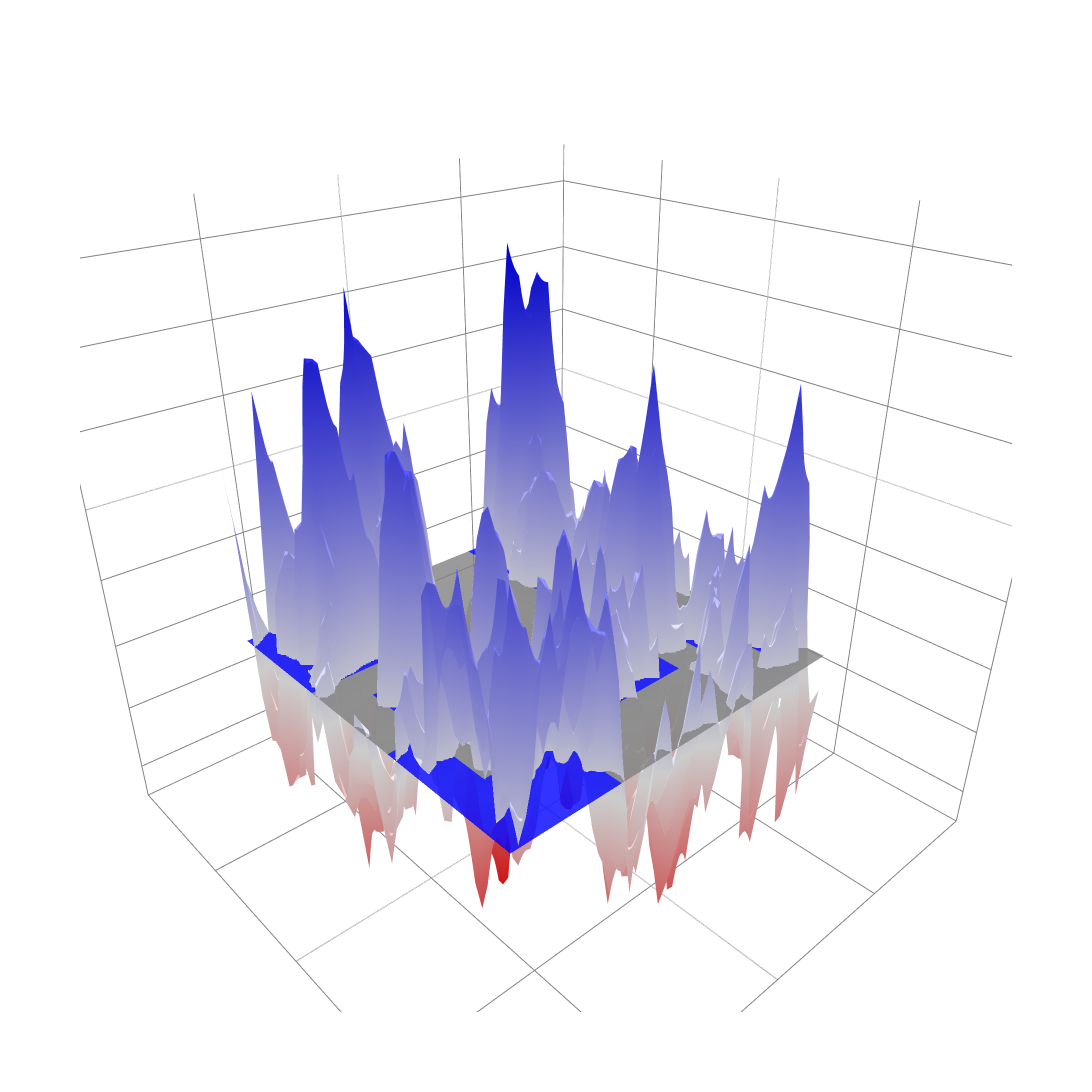

Notebook cell for this chart:
### Code cell
import numpy as np
import plotly.graph_objects as go
from scipy.spatial.distance import cdist
from scipy.special import kv, gamma

np.random.seed(421)

def matern_covariance(X, nu=3, length_scale=0.2, sigma=6.0):
    """
    Compute the Matern covariance matrix for an array X of 2D points.
    """
    dists = cdist(X, X, metric='euclidean')
    if nu == 0.5:
        cov = sigma**2 * np.exp(-dists / length_scale)
    elif nu == 1.5:
        sqrt3 = np.sqrt(3)
        cov = sigma**2 * (1 + sqrt3 * dists / length_scale) * np.exp(-sqrt3 * dists / length_scale)
    elif nu == 2.5:
        sqrt5 = np.sqrt(5)
        cov = sigma**2 * (1 + sqrt5 * dists / length_scale + 5 * dists**2/(3*length_scale**2)) * np.exp(-sqrt5 * dists / length_scale)
    else:
        factor = np.sqrt(2 * nu) * dists / length_scale
        cov = sigma**2 * (2**(1 - nu) / gamma(nu)) * (factor)**nu * kv(nu, factor)
        cov[dists == 0.0] = sigma**2
    return cov

# 1. Generate the dense GP on a 51×51 grid over [0,1]².
grid_points_dense = 51
x_dense = np.linspace(0, 1, grid_points_dense)
y_dense = np.linspace(0, 1, grid_points_dense)
X_dense, Y_dense = np.meshgrid(x_dense, y_dense)
dense_points = np.column_stack([X_dense.ravel(), Y_dense.ravel()])

cov_dense = matern_covariance(dense_points, nu=1.0, length_scale=0.1, sigma=7.0)
mean_dense = np.zeros(dense_points.shape[0])
gp_sample_dense = np.random.multivariate_normal(mean_dense, cov_dense)
gp_surface = gp_sample_dense.reshape(grid_points_dense, grid_points_dense)

# Create the GP surface trace.
zmin = gp_surface.min()
zmax = gp_surface.max()
surface_trace = go.Surface(
    x=X_dense,
    y=Y_dense,
    z=gp_surface,
    colorscale=[[0, 'red'], [0.5, 'white'], [1, 'blue']],
    cmin=zmin,
    cmax=zmax,
    opacity=1.0,
    showscale=False
)

# 2. Compute the coarse grid for the flat checkerboard.
grid_points_coarse = 10
x_edges = np.linspace(0, 1, grid_points_coarse + 1)
y_edges = np.linspace(0, 1, grid_points_coarse + 1)
coarse_colors = []

for i in range(grid_points_coarse):
    for j in range(grid_points_coarse):
        # Get indices of dense grid points falling within the cell.
        ix = np.where((x_dense >= x_edges[i]) & (x_dense < x_edges[i+1]))[0]
        iy = np.where((y_dense >= y_edges[j]) & (y_dense < y_edges[j+1]))[0]
        if i == grid_points_coarse - 1:
            ix = np.where((x_dense >= x_edges[i]) & (x_dense <= x_edges[i+1]))[0]
        if j == grid_points_coarse - 1:
            iy = np.where((y_dense >= y_edges[j]) & (y_dense <= y_edges[j+1]))[0]
        cell_values = gp_surface[np.ix_(iy, ix)]
        avg_val = np.mean(cell_values)
        # Choose color: grey for negative, blue for positive.
        if avg_val < 0:
            coarse_colors.append("rgb(128,128,128)")
        else:
            coarse_colors.append("rgb(0,0,255)")

# 3. Create a flat checkerboard by adding a Mesh3d trace per cell.
checkerboard_traces = []
# For each cell, define its four corners at z=0.
for idx, (i, j) in enumerate([(i, j) for i in range(grid_points_coarse) for j in range(grid_points_coarse)]):
    x_cell = [x_edges[i], x_edges[i+1], x_edges[i+1], x_edges[i]]
    y_cell = [y_edges[j], y_edges[j], y_edges[j+1], y_edges[j+1]]
    z_cell = [0, 0, 0, 0]
    # Split the quadrilateral into two triangles.
    mesh_trace = go.Mesh3d(
        x=x_cell,
        y=y_cell,
        z=z_cell,
        i=[0, 0],
        j=[1, 2],
        k=[2, 3],
        color=coarse_colors[idx],
        opacity=0.8,
        flatshading=True,
        showscale=False
    )
    checkerboard_traces.append(mesh_trace)

# 4. Create the figure with the GP surface and the checkerboard traces.
fig = go.Figure(data=[surface_trace] + checkerboard_traces)

# 5. Update layout to zoom in and remove the legend.
# Here we adjust the camera and axis ranges for a closer view.
fig.update_layout(
    showlegend=False,
    width=1500,
    height=1500,     
    scene=dict(
        xaxis=dict(range=[-1, 1], title="", backgroundcolor="white" , showticklabels=False, gridcolor="gray"),   
        yaxis=dict(range=[-1, 1], title="", backgroundcolor="white" , showticklabels=False, gridcolor="gray"),
        zaxis=dict(range=[zmin-2, zmax+0.1], title="",backgroundcolor="white" , showticklabels=False, gridcolor="gray"),
        camera=dict(
            eye=dict(x=1.0, y=1.1, z=0.8),
            center=dict(x=0, y=0, z=0)
        )
    )
)
fig.update_yaxes(automargin=True)
fig.update_xaxes(automargin=True)
# 6. Save the figure to a PDF file.
fig.write_image("gp_surface.pdf", width=1200, height=1200)

# And display the figure in your interactive environment.
fig.show()

### Figure 1 — Plotly figure (JSON) as saved in the notebook; plotly's stock layout.template omitted (floating-point values rounded to 4 significant figures; data arrays with more than 128 entries replaced by an {"elided": "..."} marker saying what was removed)
{"data": [{"cmax": 17.54, "cmin": -20.61, "colorscale": [[0, "red"], [0.5, "white"], [1, "blue"]], "opacity": 1, "showscale": false, "type": "surface", "x": {"elided": "51x51 float values"}, "y": {"elided": "51x51 float values"}, "z": {"elided": "51x51 float values"}}, {"color": "rgb(0,0,255)", "flatshading": true, "i": [0, 0], "j": [1, 2], "k": [2, 3], "opacity": 0.8, "showscale": false, "type": "mesh3d", "x": [0, 0.1, 0.1, 0], "y": [0, 0, 0.1, 0.1], "z": [0, 0, 0, 0]}, {"color": "rgb(0,0,255)", "flatshading": true, "i": [0, 0], "j": [1, 2], "k": [2, 3], "opacity": 0.8, "showscale": false, "type": "mesh3d", "x": [0, 0.1, 0.1, 0], "y": [0.1, 0.1, 0.2, 0.2], "z": [0, 0, 0, 0]}, {"color": "rgb(128,128,128)", "flatshading": true, "i": [0, 0], "j": [1, 2], "k": [2, 3], "opacity": 0.8, "showscale": false, "type": "mesh3d", "x": [0, 0.1, 0.1, 0], "y": [0.2, 0.2, 0.3, 0.3], "z": [0, 0, 0, 0]}, {"color": "rgb(0,0,255)", "flatshading": true, "i": [0, 0], "j": [1, 2], "k": [2, 3], "opacity": 0.8, "showscale": false, "type": "mesh3d", "x": [0, 0.1, 0.1, 0], "y": [0.3, 0.3, 0.4, 0.4], "z": [0, 0, 0, 0]}, {"color": "rgb(0,0,255)", "flatshading": true, "i": [0, 0], "j": [1, 2], "k": [2, 3], "opacity": 0.8, "showscale": false, "type": "mesh3d", "x": [0, 0.1, 0.1, 0], "y": [0.4, 0.4, 0.5, 0.5], "z": [0, 0, 0, 0]}, {"color": "rgb(128,128,128)", "flatshading": true, "i": [0, 0], "j": [1, 2], "k": [2, 3], "opacity": 0.8, "showscale": false, "type": "mesh3d", "x": [0, 0.1, 0.1, 0], "y": [0.5, 0.5, 0.6, 0.6], "z": [0, 0, 0, 0]}, {"color": "rgb(128,128,128)", "flatshading": true, "i": [0, 0], "j": [1, 2], "k": [2, 3], "opacity": 0.8, "showscale": false, "type": "mesh3d", "x": [0, 0.1, 0.1, 0], "y": [0.6, 0.6, 0.7, 0.7], "z": [0, 0, 0, 0]}, {"color": "rgb(128,128,128)", "flatshading": true, "i": [0, 0], "j": [1, 2], "k": [2, 3], "opacity": 0.8, "showscale": false, "type": "mesh3d", "x": [0, 0.1, 0.1, 0], "y": [0.7, 0.7, 0.8, 0.8], "z": [0, 0, 0, 0]}, {"color": "rgb(0,0,255)", "flatshading": true, "i": [0, 0], "j": [1, 2], "k": [2, 3], "opacity": 0.8, "showscale": false, "type": "mesh3d", "x": [0, 0.1, 0.1, 0], "y": [0.8, 0.8, 0.9, 0.9], "z": [0, 0, 0, 0]}, {"color": "rgb(128,128,128)", "flatshading": true, "i": [0, 0], "j": [1, 2], "k": [2, 3], "opacity": 0.8, "showscale": false, "type": "mesh3d", "x": [0, 0.1, 0.1, 0], "y": [0.9, 0.9, 1, 1], "z": [0, 0, 0, 0]}, {"color": "rgb(0,0,255)", "flatshading": true, "i": [0, 0], "j": [1, 2], "k": [2, 3], "opacity": 0.8, "showscale": false, "type": "mesh3d", "x": [0.1, 0.2, 0.2, 0.1], "y": [0, 0, 0.1, 0.1], "z": [0, 0, 0, 0]}, {"color": "rgb(0,0,255)", "flatshading": true, "i": [0, 0], "j": [1, 2], "k": [2, 3], "opacity": 0.8, "showscale": false, "type": "mesh3d", "x": [0.1, 0.2, 0.2, 0.1], "y": [0.1, 0.1, 0.2, 0.2], "z": [0, 0, 0, 0]}, {"color": "rgb(0,0,255)", "flatshading": true, "i": [0, 0], "j": [1, 2], "k": [2, 3], "opacity": 0.8, "showscale": false, "type": "mesh3d", "x": [0.1, 0.2, 0.2, 0.1], "y": [0.2, 0.2, 0.3, 0.3], "z": [0, 0, 0, 0]}, {"color": "rgb(128,128,128)", "flatshading": true, "i": [0, 0], "j": [1, 2], "k": [2, 3], "opacity": 0.8, "showscale": false, "type": "mesh3d", "x": [0.1, 0.2, 0.2, 0.1], "y": [0.3, 0.3, 0.4, 0.4], "z": [0, 0, 0, 0]}, {"color": "rgb(128,128,128)", "flatshading": true, "i": [0, 0], "j": [1, 2], "k": [2, 3], "opacity": 0.8, "showscale": false, "type": "mesh3d", "x": [0.1, 0.2, 0.2, 0.1], "y": [0.4, 0.4, 0.5, 0.5], "z": [0, 0, 0, 0]}, {"color": "rgb(128,128,128)", "flatshading": true, "i": [0, 0], "j": [1, 2], "k": [2, 3], "opacity": 0.8, "showscale": false, "type": "mesh3d", "x": [0.1, 0.2, 0.2, 0.1], "y": [0.5, 0.5, 0.6, 0.6], "z": [0, 0, 0, 0]}, {"color": "rgb(128,128,128)", "flatshading": true, "i": [0, 0], "j": [1, 2], "k": [2, 3], "opacity": 0.8, "showscale": false, "type": "mesh3d", "x": [0.1, 0.2, 0.2, 0.1], "y": [0.6, 0.6, 0.7, 0.7], "z": [0, 0, 0, 0]}, {"color": "rgb(0,0,255)", "flatshading": true, "i": [0, 0], "j": [1, 2], "k": [2, 3], "opacity": 0.8, "showscale": false, "type": "mesh3d", "x": [0.1, 0.2, 0.2, 0.1], "y": [0.7, 0.7, 0.8, 0.8], "z": [0, 0, 0, 0]}, {"color": "rgb(128,128,128)", "flatshading": true, "i": [0, 0], "j": [1, 2], "k": [2, 3], "opacity": 0.8, "showscale": false, "type": "mesh3d", "x": [0.1, 0.2, 0.2, 0.1], "y": [0.8, 0.8, 0.9, 0.9], "z": [0, 0, 0, 0]}, {"color": "rgb(128,128,128)", "flatshading": true, "i": [0, 0], "j": [1, 2], "k": [2, 3], "opacity": 0.8, "showscale": false, "type": "mesh3d", "x": [0.1, 0.2, 0.2, 0.1], "y": [0.9, 0.9, 1, 1], "z": [0, 0, 0, 0]}, {"color": "rgb(0,0,255)", "flatshading": true, "i": [0, 0], "j": [1, 2], "k": [2, 3], "opacity": 0.8, "showscale": false, "type": "mesh3d", "x": [0.2, 0.3, 0.3, 0.2], "y": [0, 0, 0.1, 0.1], "z": [0, 0, 0, 0]}, {"color": "rgb(0,0,255)", "flatshading": true, "i": [0, 0], "j": [1, 2], "k": [2, 3], "opacity": 0.8, "showscale": false, "type": "mesh3d", "x": [0.2, 0.3, 0.3, 0.2], "y": [0.1, 0.1, 0.2, 0.2], "z": [0, 0, 0, 0]}, {"color": "rgb(0,0,255)", "flatshading": true, "i": [0, 0], "j": [1, 2], "k": [2, 3], "opacity": 0.8, "showscale": false, "type": "mesh3d", "x": [0.2, 0.3, 0.3, 0.2], "y": [0.2, 0.2, 0.3, 0.3], "z": [0, 0, 0, 0]}, {"color": "rgb(128,128,128)", "flatshading": true, "i": [0, 0], "j": [1, 2], "k": [2, 3], "opacity": 0.8, "showscale": false, "type": "mesh3d", "x": [0.2, 0.3, 0.3, 0.2], "y": [0.3, 0.3, 0.4, 0.4], "z": [0, 0, 0, 0]}, {"color": "rgb(0,0,255)", "flatshading": true, "i": [0, 0], "j": [1, 2], "k": [2, 3], "opacity": 0.8, "showscale": false, "type": "mesh3d", "x": [0.2, 0.3, 0.3, 0.2], "y": [0.4, 0.4, 0.5, 0.5], "z": [0, 0, 0, 0]}, {"color": "rgb(0,0,255)", "flatshading": true, "i": [0, 0], "j": [1, 2], "k": [2, 3], "opacity": 0.8, "showscale": false, "type": "mesh3d", "x": [0.2, 0.3, 0.3, 0.2], "y": [0.5, 0.5, 0.6, 0.6], "z": [0, 0, 0, 0]}, {"color": "rgb(0,0,255)", "flatshading": true, "i": [0, 0], "j": [1, 2], "k": [2, 3], "opacity": 0.8, "showscale": false, "type": "mesh3d", "x": [0.2, 0.3, 0.3, 0.2], "y": [0.6, 0.6, 0.7, 0.7], "z": [0, 0, 0, 0]}, {"color": "rgb(128,128,128)", "flatshading": true, "i": [0, 0], "j": [1, 2], "k": [2, 3], "opacity": 0.8, "showscale": false, "type": "mesh3d", "x": [0.2, 0.3, 0.3, 0.2], "y": [0.7, 0.7, 0.8, 0.8], "z": [0, 0, 0, 0]}, {"color": "rgb(128,128,128)", "flatshading": true, "i": [0, 0], "j": [1, 2], "k": [2, 3], "opacity": 0.8, "showscale": false, "type": "mesh3d", "x": [0.2, 0.3, 0.3, 0.2], "y": [0.8, 0.8, 0.9, 0.9], "z": [0, 0, 0, 0]}, {"color": "rgb(128,128,128)", "flatshading": true, "i": [0, 0], "j": [1, 2], "k": [2, 3], "opacity": 0.8, "showscale": false, "type": "mesh3d", "x": [0.2, 0.3, 0.3, 0.2], "y": [0.9, 0.9, 1, 1], "z": [0, 0, 0, 0]}, {"color": "rgb(128,128,128)", "flatshading": true, "i": [0, 0], "j": [1, 2], "k": [2, 3], "opacity": 0.8, "showscale": false, "type": "mesh3d", "x": [0.3, 0.4, 0.4, 0.3], "y": [0, 0, 0.1, 0.1], "z": [0, 0, 0, 0]}, {"color": "rgb(128,128,128)", "flatshading": true, "i": [0, 0], "j": [1, 2], "k": [2, 3], "opacity": 0.8, "showscale": false, "type": "mesh3d", "x": [0.3, 0.4, 0.4, 0.3], "y": [0.1, 0.1, 0.2, 0.2], "z": [0, 0, 0, 0]}, {"color": "rgb(128,128,128)", "flatshading": true, "i": [0, 0], "j": [1, 2], "k": [2, 3], "opacity": 0.8, "showscale": false, "type": "mesh3d", "x": [0.3, 0.4, 0.4, 0.3], "y": [0.2, 0.2, 0.3, 0.3], "z": [0, 0, 0, 0]}, {"color": "rgb(128,128,128)", "flatshading": true, "i": [0, 0], "j": [1, 2], "k": [2, 3], "opacity": 0.8, "showscale": false, "type": "mesh3d", "x": [0.3, 0.4, 0.4, 0.3], "y": [0.3, 0.3, 0.4, 0.4], "z": [0, 0, 0, 0]}, {"color": "rgb(128,128,128)", "flatshading": true, "i": [0, 0], "j": [1, 2], "k": [2, 3], "opacity": 0.8, "showscale": false, "type": "mesh3d", "x": [0.3, 0.4, 0.4, 0.3], "y": [0.4, 0.4, 0.5, 0.5], "z": [0, 0, 0, 0]}, {"color": "rgb(128,128,128)", "flatshading": true, "i": [0, 0], "j": [1, 2], "k": [2, 3], "opacity": 0.8, "showscale": false, "type": "mesh3d", "x": [0.3, 0.4, 0.4, 0.3], "y": [0.5, 0.5, 0.6, 0.6], "z": [0, 0, 0, 0]}, {"color": "rgb(128,128,128)", "flatshading": true, "i": [0, 0], "j": [1, 2], "k": [2, 3], "opacity": 0.8, "showscale": false, "type": "mesh3d", "x": [0.3, 0.4, 0.4, 0.3], "y": [0.6, 0.6, 0.7, 0.7], "z": [0, 0, 0, 0]}, {"color": "rgb(0,0,255)", "flatshading": true, "i": [0, 0], "j": [1, 2], "k": [2, 3], "opacity": 0.8, "showscale": false, "type": "mesh3d", "x": [0.3, 0.4, 0.4, 0.3], "y": [0.7, 0.7, 0.8, 0.8], "z": [0, 0, 0, 0]}, {"color": "rgb(128,128,128)", "flatshading": true, "i": [0, 0], "j": [1, 2], "k": [2, 3], "opacity": 0.8, "showscale": false, "type": "mesh3d", "x": [0.3, 0.4, 0.4, 0.3], "y": [0.8, 0.8, 0.9, 0.9], "z": [0, 0, 0, 0]}, {"color": "rgb(128,128,128)", "flatshading": true, "i": [0, 0], "j": [1, 2], "k": [2, 3], "opacity": 0.8, "showscale": false, "type": "mesh3d", "x": [0.3, 0.4, 0.4, 0.3], "y": [0.9, 0.9, 1, 1], "z": [0, 0, 0, 0]}, {"color": "rgb(128,128,128)", "flatshading": true, "i": [0, 0], "j": [1, 2], "k": [2, 3], "opacity": 0.8, "showscale": false, "type": "mesh3d", "x": [0.4, 0.5, 0.5, 0.4], "y": [0, 0, 0.1, 0.1], "z": [0, 0, 0, 0]}, {"color": "rgb(128,128,128)", "flatshading": true, "i": [0, 0], "j": [1, 2], "k": [2, 3], "opacity": 0.8, "showscale": false, "type": "mesh3d", "x": [0.4, 0.5, 0.5, 0.4], "y": [0.1, 0.1, 0.2, 0.2], "z": [0, 0, 0, 0]}, {"color": "rgb(128,128,128)", "flatshading": true, "i": [0, 0], "j": [1, 2], "k": [2, 3], "opacity": 0.8, "showscale": false, "type": "mesh3d", "x": [0.4, 0.5, 0.5, 0.4], "y": [0.2, 0.2, 0.3, 0.3], "z": [0, 0, 0, 0]}, {"color": "rgb(128,128,128)", "flatshading": true, "i": [0, 0], "j": [1, 2], "k": [2, 3], "opacity": 0.8, "showscale": false, "type": "mesh3d", "x": [0.4, 0.5, 0.5, 0.4], "y": [0.3, 0.3, 0.4, 0.4], "z": [0, 0, 0, 0]}, {"color": "rgb(128,128,128)", "flatshading": true, "i": [0, 0], "j": [1, 2], "k": [2, 3], "opacity": 0.8, "showscale": false, "type": "mesh3d", "x": [0.4, 0.5, 0.5, 0.4], "y": [0.4, 0.4, 0.5, 0.5], "z": [0, 0, 0, 0]}, {"color": "rgb(128,128,128)", "flatshading": true, "i": [0, 0], "j": [1, 2], "k": [2, 3], "opacity": 0.8, "showscale": false, "type": "mesh3d", "x": [0.4, 0.5, 0.5, 0.4], "y": [0.5, 0.5, 0.6, 0.6], "z": [0, 0, 0, 0]}, {"color": "rgb(128,128,128)", "flatshading": true, "i": [0, 0], "j": [1, 2], "k": [2, 3], "opacity": 0.8, "showscale": false, "type": "mesh3d", "x": [0.4, 0.5, 0.5, 0.4], "y": [0.6, 0.6, 0.7, 0.7], "z": [0, 0, 0, 0]}, {"color": "rgb(0,0,255)", "flatshading": true, "i": [0, 0], "j": [1, 2], "k": [2, 3], "opacity": 0.8, "showscale": false, "type": "mesh3d", "x": [0.4, 0.5, 0.5, 0.4], "y": [0.7, 0.7, 0.8, 0.8], "z": [0, 0, 0, 0]}, {"color": "rgb(128,128,128)", "flatshading": true, "i": [0, 0], "j": [1, 2], "k": [2, 3], "opacity": 0.8, "showscale": false, "type": "mesh3d", "x": [0.4, 0.5, 0.5, 0.4], "y": [0.8, 0.8, 0.9, 0.9], "z": [0, 0, 0, 0]}, {"color": "rgb(128,128,128)", "flatshading": true, "i": [0, 0], "j": [1, 2], "k": [2, 3], "opacity": 0.8, "showscale": false, "type": "mesh3d", "x": [0.4, 0.5, 0.5, 0.4], "y": [0.9, 0.9, 1, 1], "z": [0, 0, 0, 0]}, {"color": "rgb(0,0,255)", "flatshading": true, "i": [0, 0], "j": [1, 2], "k": [2, 3], "opacity": 0.8, "showscale": false, "type": "mesh3d", "x": [0.5, 0.6, 0.6, 0.5], "y": [0, 0, 0.1, 0.1], "z": [0, 0, 0, 0]}, {"color": "rgb(128,128,128)", "flatshading": true, "i": [0, 0], "j": [1, 2], "k": [2, 3], "opacity": 0.8, "showscale": false, "type": "mesh3d", "x": [0.5, 0.6, 0.6, 0.5], "y": [0.1, 0.1, 0.2, 0.2], "z": [0, 0, 0, 0]}, {"color": "rgb(128,128,128)", "flatshading": true, "i": [0, 0], "j": [1, 2], "k": [2, 3], "opacity": 0.8, "showscale": false, "type": "mesh3d", "x": [0.5, 0.6, 0.6, 0.5], "y": [0.2, 0.2, 0.3, 0.3], "z": [0, 0, 0, 0]}, {"color": "rgb(128,128,128)", "flatshading": true, "i": [0, 0], "j": [1, 2], "k": [2, 3], "opacity": 0.8, "showscale": false, "type": "mesh3d", "x": [0.5, 0.6, 0.6, 0.5], "y": [0.3, 0.3, 0.4, 0.4], "z": [0, 0, 0, 0]}, {"color": "rgb(128,128,128)", "flatshading": true, "i": [0, 0], "j": [1, 2], "k": [2, 3], "opacity": 0.8, "showscale": false, "type": "mesh3d", "x": [0.5, 0.6, 0.6, 0.5], "y": [0.4, 0.4, 0.5, 0.5], "z": [0, 0, 0, 0]}, {"color": "rgb(128,128,128)", "flatshading": true, "i": [0, 0], "j": [1, 2], "k": [2, 3], "opacity": 0.8, "showscale": false, "type": "mesh3d", "x": [0.5, 0.6, 0.6, 0.5], "y": [0.5, 0.5, 0.6, 0.6], "z": [0, 0, 0, 0]}, {"color": "rgb(128,128,128)", "flatshading": true, "i": [0, 0], "j": [1, 2], "k": [2, 3], "opacity": 0.8, "showscale": false, "type": "mesh3d", "x": [0.5, 0.6, 0.6, 0.5], "y": [0.6, 0.6, 0.7, 0.7], "z": [0, 0, 0, 0]}, {"color": "rgb(0,0,255)", "flatshading": true, "i": [0, 0], "j": [1, 2], "k": [2, 3], "opacity": 0.8, "showscale": false, "type": "mesh3d", "x": [0.5, 0.6, 0.6, 0.5], "y": [0.7, 0.7, 0.8, 0.8], "z": [0, 0, 0, 0]}, {"color": "rgb(128,128,128)", "flatshading": true, "i": [0, 0], "j": [1, 2], "k": [2, 3], "opacity": 0.8, "showscale": false, "type": "mesh3d", "x": [0.5, 0.6, 0.6, 0.5], "y": [0.8, 0.8, 0.9, 0.9], "z": [0, 0, 0, 0]}, {"color": "rgb(128,128,128)", "flatshading": true, "i": [0, 0], "j": [1, 2], "k": [2, 3], "opacity": 0.8, "showscale": false, "type": "mesh3d", "x": [0.5, 0.6, 0.6, 0.5], "y": [0.9, 0.9, 1, 1], "z": [0, 0, 0, 0]}, {"color": "rgb(0,0,255)", "flatshading": true, "i": [0, 0], "j": [1, 2], "k": [2, 3], "opacity": 0.8, "showscale": false, "type": "mesh3d", "x": [0.6, 0.7, 0.7, 0.6], "y": [0, 0, 0.1, 0.1], "z": [0, 0, 0, 0]}, {"color": "rgb(0,0,255)", "flatshading": true, "i": [0, 0], "j": [1, 2], "k": [2, 3], "opacity": 0.8, "showscale": false, "type": "mesh3d", "x": [0.6, 0.7, 0.7, 0.6], "y": [0.1, 0.1, 0.2, 0.2], "z": [0, 0, 0, 0]}, {"color": "rgb(128,128,128)", "flatshading": true, "i": [0, 0], "j": [1, 2], "k": [2, 3], "opacity": 0.8, "showscale": false, "type": "mesh3d", "x": [0.6, 0.7, 0.7, 0.6], "y": [0.2, 0.2, 0.3, 0.3], "z": [0, 0, 0, 0]}, {"color": "rgb(128,128,128)", "flatshading": true, "i": [0, 0], "j": [1, 2], "k": [2, 3], "opacity": 0.8, "showscale": false, "type": "mesh3d", "x": [0.6, 0.7, 0.7, 0.6], "y": [0.3, 0.3, 0.4, 0.4], "z": [0, 0, 0, 0]}, {"color": "rgb(128,128,128)", "flatshading": true, "i": [0, 0], "j": [1, 2], "k": [2, 3], "opacity": 0.8, "showscale": false, "type": "mesh3d", "x": [0.6, 0.7, 0.7, 0.6], "y": [0.4, 0.4, 0.5, 0.5], "z": [0, 0, 0, 0]}, {"color": "rgb(128,128,128)", "flatshading": true, "i": [0, 0], "j": [1, 2], "k": [2, 3], "opacity": 0.8, "showscale": false, "type": "mesh3d", "x": [0.6, 0.7, 0.7, 0.6], "y": [0.5, 0.5, 0.6, 0.6], "z": [0, 0, 0, 0]}, {"color": "rgb(0,0,255)", "flatshading": true, "i": [0, 0], "j": [1, 2], "k": [2, 3], "opacity": 0.8, "showscale": false, "type": "mesh3d", "x": [0.6, 0.7, 0.7, 0.6], "y": [0.6, 0.6, 0.7, 0.7], "z": [0, 0, 0, 0]}, {"color": "rgb(0,0,255)", "flatshading": true, "i": [0, 0], "j": [1, 2], "k": [2, 3], "opacity": 0.8, "showscale": false, "type": "mesh3d", "x": [0.6, 0.7, 0.7, 0.6], "y": [0.7, 0.7, 0.8, 0.8], "z": [0, 0, 0, 0]}, {"color": "rgb(0,0,255)", "flatshading": true, "i": [0, 0], "j": [1, 2], "k": [2, 3], "opacity": 0.8, "showscale": false, "type": "mesh3d", "x": [0.6, 0.7, 0.7, 0.6], "y": [0.8, 0.8, 0.9, 0.9], "z": [0, 0, 0, 0]}, {"color": "rgb(128,128,128)", "flatshading": true, "i": [0, 0], "j": [1, 2], "k": [2, 3], "opacity": 0.8, "showscale": false, "type": "mesh3d", "x": [0.6, 0.7, 0.7, 0.6], "y": [0.9, 0.9, 1, 1], "z": [0, 0, 0, 0]}, {"color": "rgb(128,128,128)", "flatshading": true, "i": [0, 0], "j": [1, 2], "k": [2, 3], "opacity": 0.8, "showscale": false, "type": "mesh3d", "x": [0.7, 0.8, 0.8, 0.7], "y": [0, 0, 0.1, 0.1], "z": [0, 0, 0, 0]}, {"color": "rgb(128,128,128)", "flatshading": true, "i": [0, 0], "j": [1, 2], "k": [2, 3], "opacity": 0.8, "showscale": false, "type": "mesh3d", "x": [0.7, 0.8, 0.8, 0.7], "y": [0.1, 0.1, 0.2, 0.2], "z": [0, 0, 0, 0]}, {"color": "rgb(128,128,128)", "flatshading": true, "i": [0, 0], "j": [1, 2], "k": [2, 3], "opacity": 0.8, "showscale": false, "type": "mesh3d", "x": [0.7, 0.8, 0.8, 0.7], "y": [0.2, 0.2, 0.3, 0.3], "z": [0, 0, 0, 0]}, {"color": "rgb(128,128,128)", "flatshading": true, "i": [0, 0], "j": [1, 2], "k": [2, 3], "opacity": 0.8, "showscale": false, "type": "mesh3d", "x": [0.7, 0.8, 0.8, 0.7], "y": [0.3, 0.3, 0.4, 0.4], "z": [0, 0, 0, 0]}, {"color": "rgb(0,0,255)", "flatshading": true, "i": [0, 0], "j": [1, 2], "k": [2, 3], "opacity": 0.8, "showscale": false, "type": "mesh3d", "x": [0.7, 0.8, 0.8, 0.7], "y": [0.4, 0.4, 0.5, 0.5], "z": [0, 0, 0, 0]}, {"color": "rgb(128,128,128)", "flatshading": true, "i": [0, 0], "j": [1, 2], "k": [2, 3], "opacity": 0.8, "showscale": false, "type": "mesh3d", "x": [0.7, 0.8, 0.8, 0.7], "y": [0.5, 0.5, 0.6, 0.6], "z": [0, 0, 0, 0]}, {"color": "rgb(0,0,255)", "flatshading": true, "i": [0, 0], "j": [1, 2], "k": [2, 3], "opacity": 0.8, "showscale": false, "type": "mesh3d", "x": [0.7, 0.8, 0.8, 0.7], "y": [0.6, 0.6, 0.7, 0.7], "z": [0, 0, 0, 0]}, {"color": "rgb(128,128,128)", "flatshading": true, "i": [0, 0], "j": [1, 2], "k": [2, 3], "opacity": 0.8, "showscale": false, "type": "mesh3d", "x": [0.7, 0.8, 0.8, 0.7], "y": [0.7, 0.7, 0.8, 0.8], "z": [0, 0, 0, 0]}, {"color": "rgb(0,0,255)", "flatshading": true, "i": [0, 0], "j": [1, 2], "k": [2, 3], "opacity": 0.8, "showscale": false, "type": "mesh3d", "x": [0.7, 0.8, 0.8, 0.7], "y": [0.8, 0.8, 0.9, 0.9], "z": [0, 0, 0, 0]}, {"color": "rgb(0,0,255)", "flatshading": true, "i": [0, 0], "j": [1, 2], "k": [2, 3], "opacity": 0.8, "showscale": false, "type": "mesh3d", "x": [0.7, 0.8, 0.8, 0.7], "y": [0.9, 0.9, 1, 1], "z": [0, 0, 0, 0]}, {"color": "rgb(0,0,255)", "flatshading": true, "i": [0, 0], "j": [1, 2], "k": [2, 3], "opacity": 0.8, "showscale": false, "type": "mesh3d", "x": [0.8, 0.9, 0.9, 0.8], "y": [0, 0, 0.1, 0.1], "z": [0, 0, 0, 0]}, {"color": "rgb(0,0,255)", "flatshading": true, "i": [0, 0], "j": [1, 2], "k": [2, 3], "opacity": 0.8, "showscale": false, "type": "mesh3d", "x": [0.8, 0.9, 0.9, 0.8], "y": [0.1, 0.1, 0.2, 0.2], "z": [0, 0, 0, 0]}, {"color": "rgb(0,0,255)", "flatshading": true, "i": [0, 0], "j": [1, 2], "k": [2, 3], "opacity": 0.8, "showscale": false, "type": "mesh3d", "x": [0.8, 0.9, 0.9, 0.8], "y": [0.2, 0.2, 0.3, 0.3], "z": [0, 0, 0, 0]}, {"color": "rgb(128,128,128)", "flatshading": true, "i": [0, 0], "j": [1, 2], "k": [2, 3], "opacity": 0.8, "showscale": false, "type": "mesh3d", "x": [0.8, 0.9, 0.9, 0.8], "y": [0.3, 0.3, 0.4, 0.4], "z": [0, 0, 0, 0]}, {"color": "rgb(0,0,255)", "flatshading": true, "i": [0, 0], "j": [1, 2], "k": [2, 3], "opacity": 0.8, "showscale": false, "type": "mesh3d", "x": [0.8, 0.9, 0.9, 0.8], "y": [0.4, 0.4, 0.5, 0.5], "z": [0, 0, 0, 0]}, {"color": "rgb(128,128,128)", "flatshading": true, "i": [0, 0], "j": [1, 2], "k": [2, 3], "opacity": 0.8, "showscale": false, "type": "mesh3d", "x": [0.8, 0.9, 0.9, 0.8], "y": [0.5, 0.5, 0.6, 0.6], "z": [0, 0, 0, 0]}, {"color": "rgb(128,128,128)", "flatshading": true, "i": [0, 0], "j": [1, 2], "k": [2, 3], "opacity": 0.8, "showscale": false, "type": "mesh3d", "x": [0.8, 0.9, 0.9, 0.8], "y": [0.6, 0.6, 0.7, 0.7], "z": [0, 0, 0, 0]}, {"color": "rgb(128,128,128)", "flatshading": true, "i": [0, 0], "j": [1, 2], "k": [2, 3], "opacity": 0.8, "showscale": false, "type": "mesh3d", "x": [0.8, 0.9, 0.9, 0.8], "y": [0.7, 0.7, 0.8, 0.8], "z": [0, 0, 0, 0]}, {"color": "rgb(0,0,255)", "flatshading": true, "i": [0, 0], "j": [1, 2], "k": [2, 3], "opacity": 0.8, "showscale": false, "type": "mesh3d", "x": [0.8, 0.9, 0.9, 0.8], "y": [0.8, 0.8, 0.9, 0.9], "z": [0, 0, 0, 0]}, {"color": "rgb(0,0,255)", "flatshading": true, "i": [0, 0], "j": [1, 2], "k": [2, 3], "opacity": 0.8, "showscale": false, "type": "mesh3d", "x": [0.8, 0.9, 0.9, 0.8], "y": [0.9, 0.9, 1, 1], "z": [0, 0, 0, 0]}, {"color": "rgb(0,0,255)", "flatshading": true, "i": [0, 0], "j": [1, 2], "k": [2, 3], "opacity": 0.8, "showscale": false, "type": "mesh3d", "x": [0.9, 1, 1, 0.9], "y": [0, 0, 0.1, 0.1], "z": [0, 0, 0, 0]}, {"color": "rgb(0,0,255)", "flatshading": true, "i": [0, 0], "j": [1, 2], "k": [2, 3], "opacity": 0.8, "showscale": false, "type": "mesh3d", "x": [0.9, 1, 1, 0.9], "y": [0.1, 0.1, 0.2, 0.2], "z": [0, 0, 0, 0]}, {"color": "rgb(0,0,255)", "flatshading": true, "i": [0, 0], "j": [1, 2], "k": [2, 3], "opacity": 0.8, "showscale": false, "type": "mesh3d", "x": [0.9, 1, 1, 0.9], "y": [0.2, 0.2, 0.3, 0.3], "z": [0, 0, 0, 0]}, {"color": "rgb(128,128,128)", "flatshading": true, "i": [0, 0], "j": [1, 2], "k": [2, 3], "opacity": 0.8, "showscale": false, "type": "mesh3d", "x": [0.9, 1, 1, 0.9], "y": [0.3, 0.3, 0.4, 0.4], "z": [0, 0, 0, 0]}, {"color": "rgb(128,128,128)", "flatshading": true, "i": [0, 0], "j": [1, 2], "k": [2, 3], "opacity": 0.8, "showscale": false, "type": "mesh3d", "x": [0.9, 1, 1, 0.9], "y": [0.4, 0.4, 0.5, 0.5], "z": [0, 0, 0, 0]}, {"color": "rgb(128,128,128)", "flatshading": true, "i": [0, 0], "j": [1, 2], "k": [2, 3], "opacity": 0.8, "showscale": false, "type": "mesh3d", "x": [0.9, 1, 1, 0.9], "y": [0.5, 0.5, 0.6, 0.6], "z": [0, 0, 0, 0]}, {"color": "rgb(0,0,255)", "flatshading": true, "i": [0, 0], "j": [1, 2], "k": [2, 3], "opacity": 0.8, "showscale": false, "type": "mesh3d", "x": [0.9, 1, 1, 0.9], "y": [0.6, 0.6, 0.7, 0.7], "z": [0, 0, 0, 0]}, {"color": "rgb(0,0,255)", "flatshading": true, "i": [0, 0], "j": [1, 2], "k": [2, 3], "opacity": 0.8, "showscale": false, "type": "mesh3d", "x": [0.9, 1, 1, 0.9], "y": [0.7, 0.7, 0.8, 0.8], "z": [0, 0, 0, 0]}, {"color": "rgb(0,0,255)", "flatshading": true, "i": [0, 0], "j": [1, 2], "k": [2, 3], "opacity": 0.8, "showscale": false, "type": "mesh3d", "x": [0.9, 1, 1, 0.9], "y": [0.8, 0.8, 0.9, 0.9], "z": [0, 0, 0, 0]}, {"color": "rgb(0,0,255)", "flatshading": true, "i": [0, 0], "j": [1, 2], "k": [2, 3], "opacity": 0.8, "showscale": false, "type": "mesh3d", "x": [0.9, 1, 1, 0.9], "y": [0.9, 0.9, 1, 1], "z": [0, 0, 0, 0]}], "layout": {"height": 1500, "scene": {"camera": {"center": {"x": 0, "y": 0, "z": 0}, "eye": {"x": 1, "y": 1.1, "z": 0.8}}, "xaxis": {"backgroundcolor": "white", "gridcolor": "gray", "range": [-1, 1], "showticklabels": false, "title": {"text": ""}}, "yaxis": {"backgroundcolor": "white", "gridcolor": "gray", "range": [-1, 1], "showticklabels": false, "title": {"text": ""}}, "zaxis": {"backgroundcolor": "white", "gridcolor": "gray", "range": [-22.61, 17.64], "showticklabels": false, "title": {"text": ""}}}, "showlegend": false, "width": 1500, "xaxis": {"automargin": true}, "yaxis": {"automargin": true}}}
